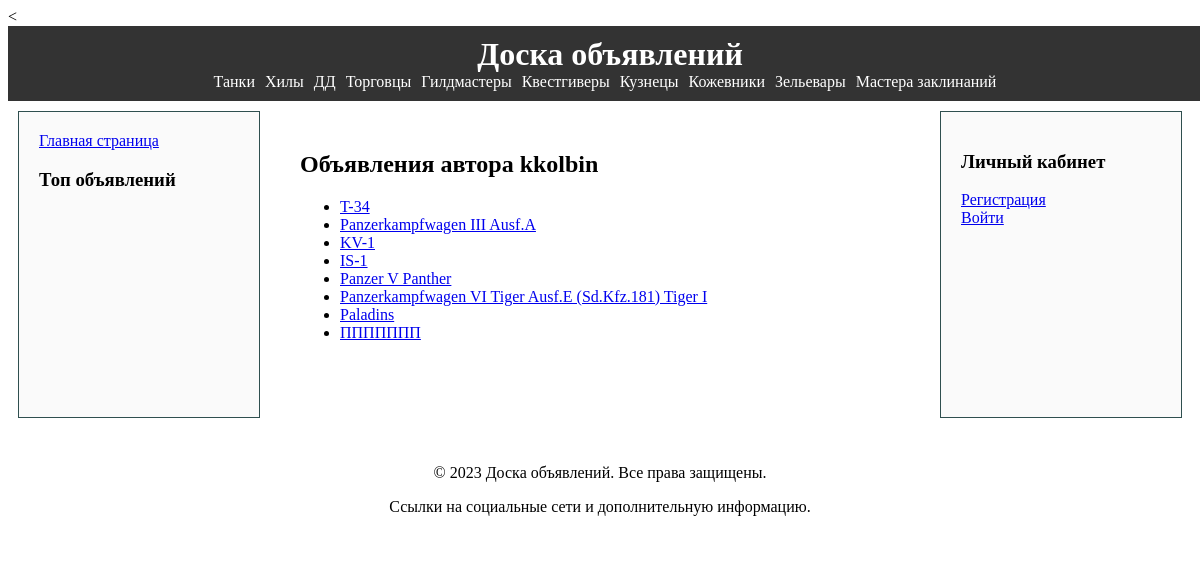
The app's page /author_profile/kkolbin/ with its own data.
### ads/models.py (models this page shows, shortened)
class User(AbstractUser):
    avatar = models.ImageField(upload_to='avatars/', null=True, blank=True)
    bio = models.TextField(max_length=500, blank=True)

class Post(models.Model):
    CATEGORY_CHOICES = [
        ('Танки', 'Танки'),
        ('Хилы', 'Хилы'),
        ('ДД', 'ДД'),
        ('Торговцы', 'Торговцы'),
        ('Гилдмастеры', 'Гилдмастеры'),
        ('Квестгиверы', 'Квестгиверы'),
        ('Кузнецы', 'Кузнецы'),
        ('Кожевники', 'Кожевники'),
        ('Зельевары', 'Зельевары'),
        ('Мастера заклинаний', 'Мастера заклинаний'),
    ]
    author = models.ForeignKey(User, on_delete=models.CASCADE, related_name='authored_posts', default=1)
    user = models.ForeignKey(get_user_model(), on_delete=models.CASCADE, related_name='posts')
    title = models.CharField(max_length=255)
    content = RichTextField()
    category = models.CharField(max_length=50, choices=CATEGORY_CHOICES, default='Танки')
    created_at = models.DateTimeField(default=timezone.now)
    photo1 = models.ImageField(upload_to='post_photos/', null=True, blank=True)
    photo2 = models.ImageField(upload_to='post_photos/', null=True, blank=True)
    video1 = EmbedVideoField(null=True, blank=True)
    video2 = EmbedVideoField(null=True, blank=True)
    media_url = models.URLField(default='https://default-media-url.com')
    video_url = models.URLField(verbose_name='Video URL', blank=True, null=True)
    media = models.FileField(upload_to='post_media/', null=True, blank=True)
    comments = models.ManyToManyField('Comment', related_name='post_comments')

### ads/views.py (the view)
# urls.py: path('author_profile/<str:username>/', AuthorProfileView.as_view(), name='author_profile'),
class AuthorProfileView(View):
    template_name = 'ads/author_profile.html'
    def get(self, request, username):
        author = get_object_or_404(User, username=username)
        posts = Post.objects.filter(author=author)
        return render(request, self.template_name, {'author': author, 'posts': posts})

### ads/templates/ads/author_profile.html
{% extends 'ads/base.html' %}
{% block content %}
  <h2>Объявления автора {{ author.username }}</h2>
  <ul>
    {% for post in posts %}
      <li><a href="{% url 'ads:post_detail' pk=post.pk %}">{{ post.title }}</a></li>
    {% endfor %}
  </ul>
{% endblock %}

### ads/static/ads/css/styles.css (style rules this page uses)
body { display: flex; flex-direction: column; min-height: 100vh; }

### records on screen
User: username "kkolbin"
Post: title "T-34"
Post: title "Panzerkampfwagen III Ausf.A"
Post: title "KV-1"
Post: title "IS-1"
Post: title "Panzer V Panther"
Post: title "Panzerkampfwagen VI Tiger Ausf.E (Sd.Kfz.181) Tiger I"
Post: title "Paladins"
Post: title "ППППППП"
